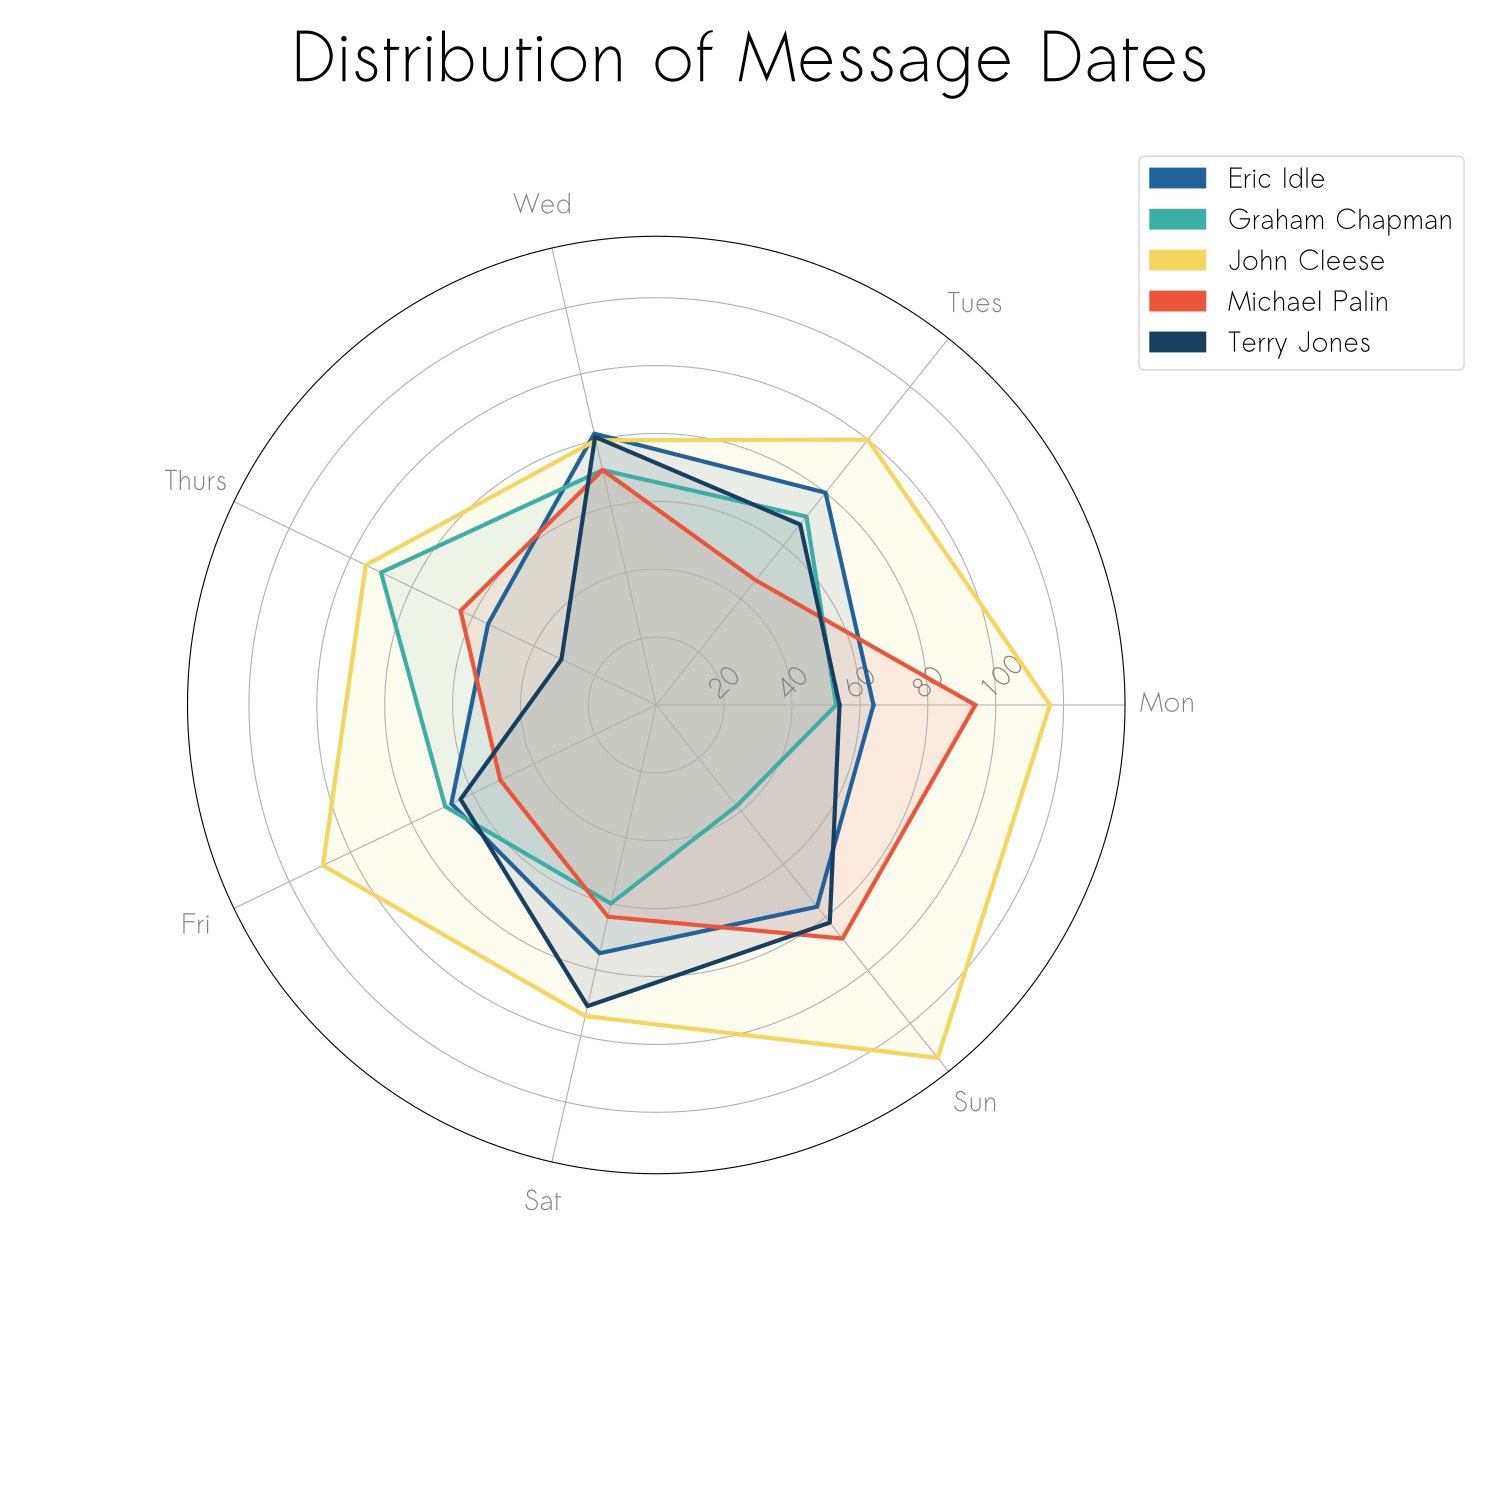

Generate this figure with Python:
from chatviz.utils import load_example_chat_data
from chatviz.plotting import plot_days_radar
import matplotlib.pyplot as plt

plt.rcParams["figure.figsize"] = [15, 15]
plt.rcParams["font.size"] = 20
plt.rcParams["axes.titlesize"] = 40
plt.rcParams["font.family"] = "Sawasdee"
plt.rcParams["legend.loc"] = "upper left"

df = load_example_chat_data()
palette = ["#20639B", "#3CAEA3", "#F6D55C", "#ED553B", "#173F5F"]
plot_days_radar(df, colors=palette, legend=True)

legend = plt.gca().get_legend()
legend.set_bbox_to_anchor((1.0, 1.1))  # move the legend to the right

plt.suptitle('Distribution of Message Dates', size=50)
plt.subplots_adjust(top=0.95, wspace=1.0, right=0.75)
plt.show()
